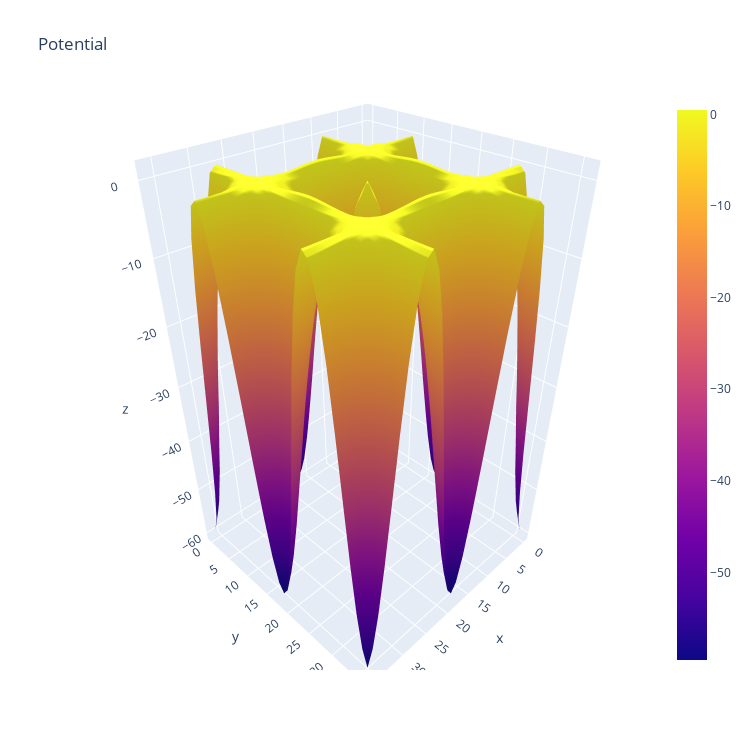
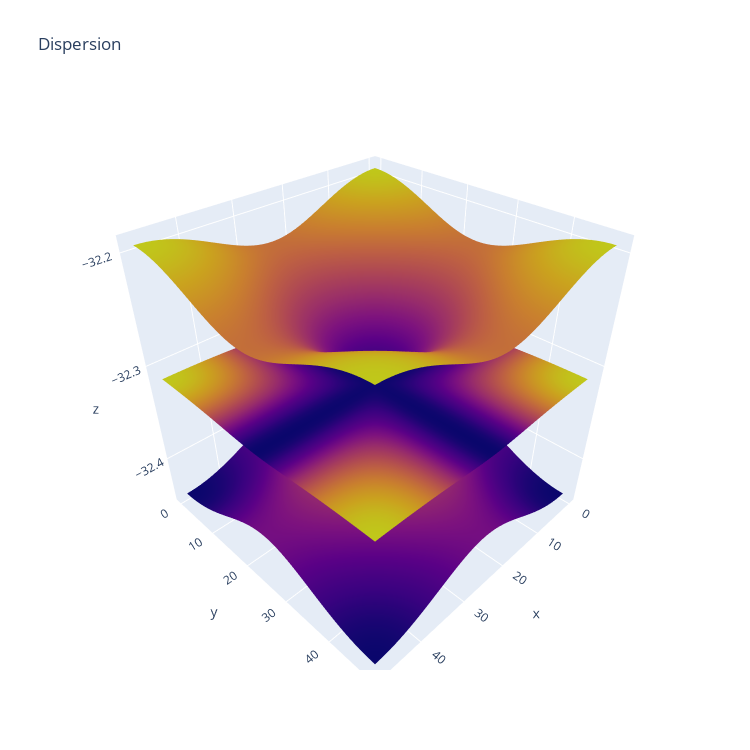
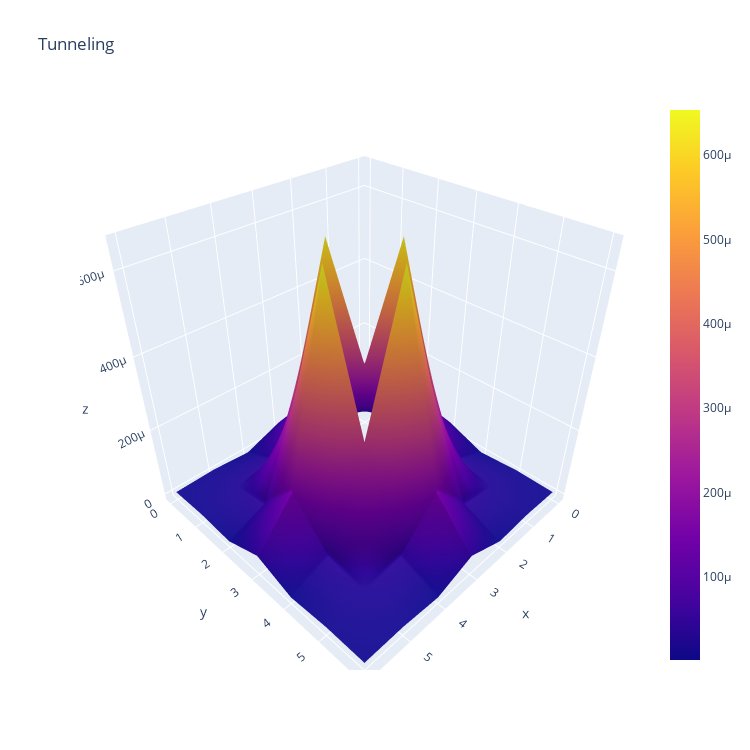

Notebook code cell kept with these figures, in order:
### Code cell
figure = go.Figure(data=[go.Surface(z=spatial_potential)])
figure.update_layout(title="Potential", 
                     autosize=False, width=750, height=750)
figure.show()

figure = go.Figure(data=[go.Surface(z=dispersion[:, :, band], showscale=False) for band in range(3)])
figure.update_layout(title="Dispersion",
                     autosize=False, width=750, height=750)
figure.show()

radius = 3
figure = go.Figure(data=[go.Surface(z=tunneling[num_quasimomenta//2-radius:num_quasimomenta//2+radius+1, num_quasimomenta//2-radius:num_quasimomenta//2+radius+1])])
figure.update_layout(title="Tunneling",
                     autosize=False, width=750, height=750)
figure.show()

### Figure 1 — Plotly figure (JSON) as saved in the notebook; plotly's stock layout.template omitted (floating-point values rounded to 4 significant figures; data arrays with more than 128 entries replaced by an {"elided": "..."} marker saying what was removed)
{"data": [{"type": "surface", "z": {"elided": "37x37 float values"}}], "layout": {"autosize": false, "height": 750, "title": {"text": "Potential"}, "width": 750}}

### Figure 2 — Plotly figure (JSON) as saved in the notebook; plotly's stock layout.template omitted (floating-point values rounded to 4 significant figures; data arrays with more than 128 entries replaced by an {"elided": "..."} marker saying what was removed)
{"data": [{"showscale": false, "type": "surface", "z": {"elided": "49x49 float values"}}, {"showscale": false, "type": "surface", "z": {"elided": "49x49 float values"}}, {"showscale": false, "type": "surface", "z": {"elided": "49x49 float values"}}], "layout": {"autosize": false, "height": 750, "title": {"text": "Dispersion"}, "width": 750}}

### Figure 3 — Plotly figure (JSON) as saved in the notebook; plotly's stock layout.template omitted (floating-point values rounded to 4 significant figures)
{"data": [{"type": "surface", "z": [[6.067e-06, 9.068e-06, 1.516e-06, 4.146e-05, 1.516e-06, 9.068e-06, 6.067e-06], [9.068e-06, 2.583e-05, 4.522e-05, 0.0001619, 4.522e-05, 2.583e-05, 9.068e-06], [1.516e-06, 4.522e-05, 0.000294, 0.0006534, 0.000294, 4.522e-05, 1.516e-06], [4.146e-05, 0.0001619, 0.0006534, null, 0.0006534, 0.0001619, 4.146e-05], [1.516e-06, 4.522e-05, 0.000294, 0.0006534, 0.000294, 4.522e-05, 1.516e-06], [9.068e-06, 2.583e-05, 4.522e-05, 0.0001619, 4.522e-05, 2.583e-05, 9.068e-06], [6.067e-06, 9.068e-06, 1.516e-06, 4.146e-05, 1.516e-06, 9.068e-06, 6.067e-06]]}], "layout": {"autosize": false, "height": 750, "title": {"text": "Tunneling"}, "width": 750}}
